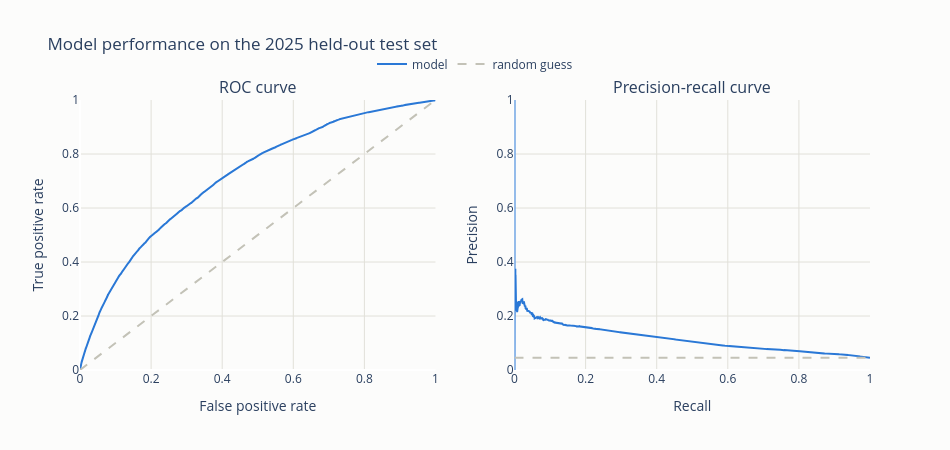

Here is the notebook cell this chart was saved with:
### Markdown cell above
The classification report above is a single snapshot at the 0.5 threshold. Because `class_weight="balanced"`
was used, that threshold is not necessarily the right operating point for this problem — it treats a missed
deterioration and a false alarm as equally costly, which is unlikely to be true for a bridge inspection
program. The ROC and precision-recall curves below show the full tradeoff across every threshold at once.

### Code cell
import plotly.graph_objects as go
from plotly.subplots import make_subplots
from sklearn.metrics import precision_recall_curve, roc_curve

MODEL_COLOR = "#2a78d6"
REFERENCE_COLOR = "#c3c2b7"

fpr, tpr, _ = roc_curve(y_test, test_proba)
precision, recall, _ = precision_recall_curve(y_test, test_proba)

fig = make_subplots(
    rows=1, cols=2,
    subplot_titles=("ROC curve", "Precision-recall curve"),
)

fig.add_trace(
    go.Scatter(x=fpr, y=tpr, mode="lines", name="model", line=dict(color=MODEL_COLOR, width=2)),
    row=1, col=1,
)
fig.add_trace(
    go.Scatter(x=[0, 1], y=[0, 1], mode="lines", name="random guess",
               line=dict(color=REFERENCE_COLOR, width=2, dash="dash")),
    row=1, col=1,
)

fig.add_trace(
    go.Scatter(x=recall, y=precision, mode="lines", name="model", showlegend=False,
               line=dict(color=MODEL_COLOR, width=2)),
    row=1, col=2,
)
fig.add_trace(
    go.Scatter(x=[0, 1], y=[y_test.mean(), y_test.mean()], mode="lines", name="random guess",
               showlegend=False, line=dict(color=REFERENCE_COLOR, width=2, dash="dash")),
    row=1, col=2,
)

fig.update_xaxes(title_text="False positive rate", range=[0, 1], gridcolor="#e1e0d9", row=1, col=1)
fig.update_yaxes(title_text="True positive rate", range=[0, 1], gridcolor="#e1e0d9", row=1, col=1)
fig.update_xaxes(title_text="Recall", range=[0, 1], gridcolor="#e1e0d9", row=1, col=2)
fig.update_yaxes(title_text="Precision", range=[0, 1], gridcolor="#e1e0d9", row=1, col=2)
fig.update_layout(
    title_text="Model performance on the 2025 held-out test set",
    height=450, width=950,
    plot_bgcolor="#fcfcfb", paper_bgcolor="#fcfcfb",
    legend=dict(orientation="h", yanchor="bottom", y=1.08, xanchor="center", x=0.5),
)
fig.show()

### Figure 1 — Plotly figure (JSON) as saved in the notebook; plotly's stock layout.template omitted (floating-point values rounded to 4 significant figures; data arrays with more than 128 entries replaced by an {"elided": "..."} marker saying what was removed)
{"data": [{"line": {"color": "#2a78d6", "width": 2}, "mode": "lines", "name": "model", "type": "scatter", "x": {"elided": "11482 float values"}, "xaxis": "x", "y": {"elided": "11482 float values"}, "yaxis": "y"}, {"line": {"color": "#c3c2b7", "dash": "dash", "width": 2}, "mode": "lines", "name": "random guess", "type": "scatter", "x": [0, 1], "xaxis": "x", "y": [0, 1], "yaxis": "y"}, {"line": {"color": "#2a78d6", "width": 2}, "mode": "lines", "name": "model", "showlegend": false, "type": "scatter", "x": {"elided": "137907 float values"}, "xaxis": "x2", "y": {"elided": "137907 float values"}, "yaxis": "y2"}, {"line": {"color": "#c3c2b7", "dash": "dash", "width": 2}, "mode": "lines", "name": "random guess", "showlegend": false, "type": "scatter", "x": [0, 1], "xaxis": "x2", "y": [0.04545, 0.04545], "yaxis": "y2"}], "layout": {"annotations": [{"font": {"size": 16}, "showarrow": false, "text": "ROC curve", "x": 0.225, "xanchor": "center", "xref": "paper", "y": 1, "yanchor": "bottom", "yref": "paper"}, {"font": {"size": 16}, "showarrow": false, "text": "Precision-recall curve", "x": 0.775, "xanchor": "center", "xref": "paper", "y": 1, "yanchor": "bottom", "yref": "paper"}], "height": 450, "legend": {"orientation": "h", "x": 0.5, "xanchor": "center", "y": 1.08, "yanchor": "bottom"}, "paper_bgcolor": "#fcfcfb", "plot_bgcolor": "#fcfcfb", "title": {"text": "Model performance on the 2025 held-out test set"}, "width": 950, "xaxis": {"anchor": "y", "domain": [0, 0.45], "gridcolor": "#e1e0d9", "range": [0, 1], "title": {"text": "False positive rate"}}, "xaxis2": {"anchor": "y2", "domain": [0.55, 1], "gridcolor": "#e1e0d9", "range": [0, 1], "title": {"text": "Recall"}}, "yaxis": {"anchor": "x", "domain": [0, 1], "gridcolor": "#e1e0d9", "range": [0, 1], "title": {"text": "True positive rate"}}, "yaxis2": {"anchor": "x2", "domain": [0, 1], "gridcolor": "#e1e0d9", "range": [0, 1], "title": {"text": "Precision"}}}}
